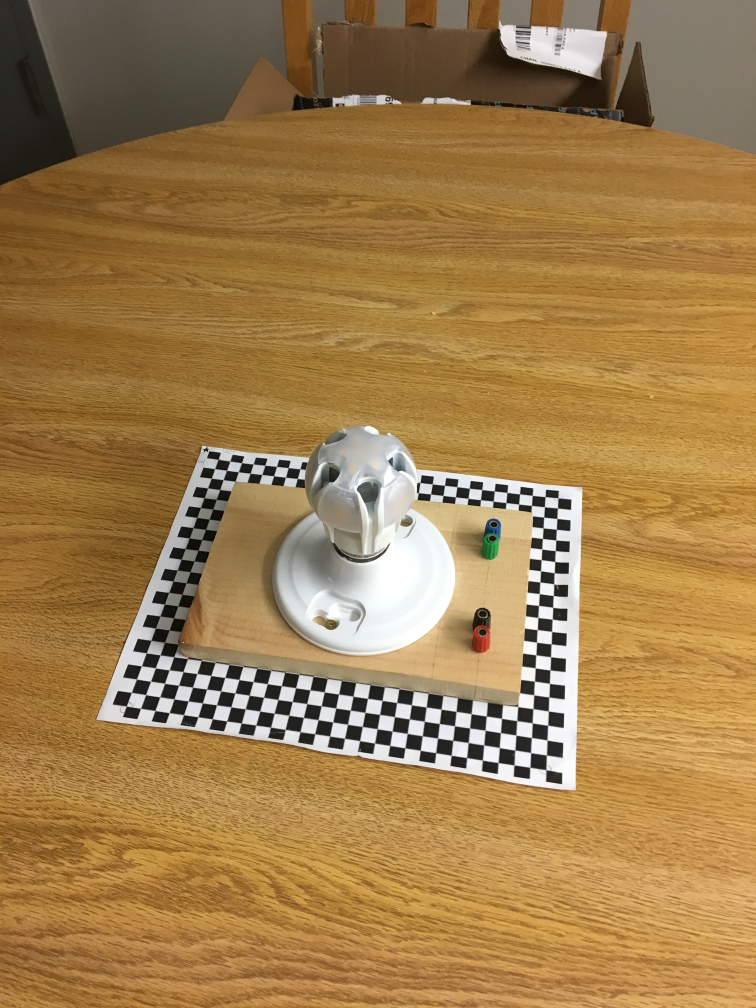
#> input picture images/object/IMG_0561.JPG, 3024 x 4032 px (shown at 1/4 size); its folder holds 4 pictures in this run
$ python ipt.py
#> lines starting #> are read from the running program, lines starting #| are printed output that depends on the picture
### util.py
"""
Contains shared utility functions

@func   : log   : Logs the given obejc to console if the VERBOSE flag is set
"""

VERBOSE = True

def log(thing):
    """
    Logs the given obejc to console if the VERBOSE flag is set

    @pre    : `thing` must be some stringifieable object
    @post   : if `thing` is stringifieable, it will be logged to console if the
    global VERBOSE is True

    @param  : thing   : object    : what to (try to) print to console
    @return : None
    """
    try:
        if globals().get("VERBOSE", False): print(thing)
    except Exception as e:
        print("Can't print it nuh nuh na nuh")

### ipt.py
#!/usr/bin/env python3
"""
Finds, detects, and matches interest points.
"""
import cv2

from util import log

sift = cv2.xfeatures2d.SIFT_create() # pylint: disable=no-member
bf = cv2.BFMatcher() # pylint: disable=no-member
# FLANN parameters
FLANN_INDEX_KDTREE = 0

index_params = dict(algorithm = FLANN_INDEX_KDTREE, trees = 5)
search_params = dict(checks=50)
flann = cv2.FlannBasedMatcher(index_params, search_params) # pylint: disable=no-member

############################ FINDING AND DETECTION ############################

def _find_ip_via_sift_(img_names):
    # pylint: disable=no-member
    """
    Finds the interest points (IP) of the given images.

    @pre  : `img_names` must be an iterable of all the image names

    @param  : img_names : iterable  : iterable of all the file names
    @return : kps       : list of keypoint coordinates (for each image)
    @return : ip_des    : list of ip descriptors for every image
    """
    kps = []
    ip_des = []
    for i, fname in enumerate(img_names):
        log("[{}] {}".format(i, fname))
        img = cv2.imread(fname)
#> img is the input picture: shape (4032, 3024, 3); mean B, G, R 76.1, 125.5, 159.7
        img = cv2.resize(img, None, fx=0.25, fy=0.25)
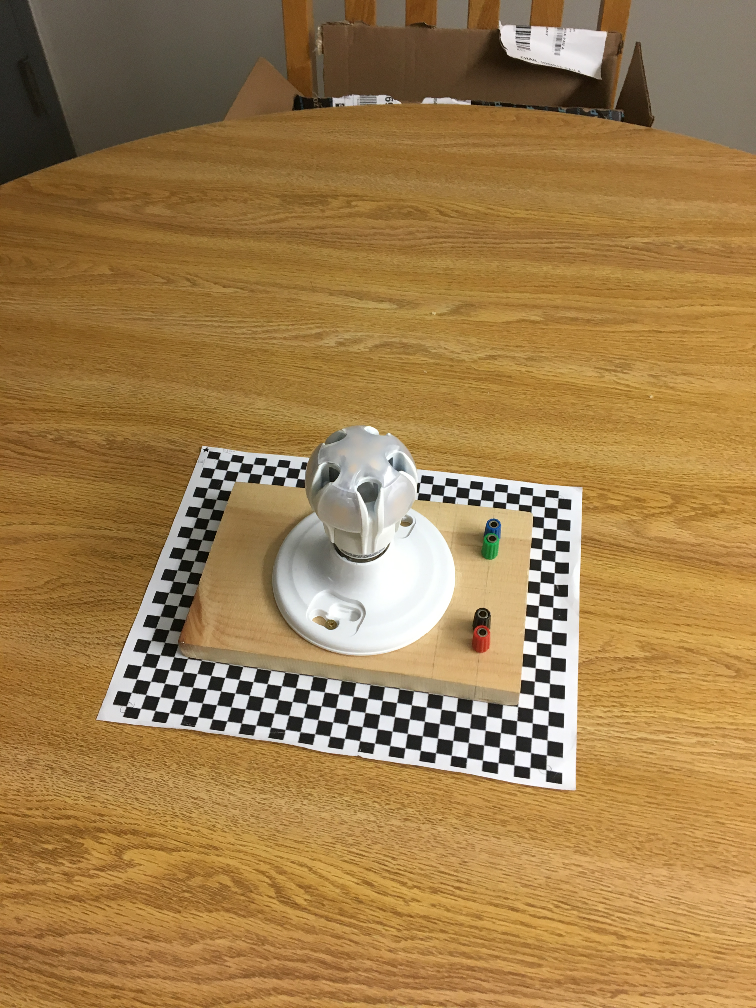
#> img: shape (1008, 756, 3); mean B, G, R 76.2, 125.6, 159.8
        img = cv2.cvtColor(img, cv2.COLOR_BGR2GRAY)
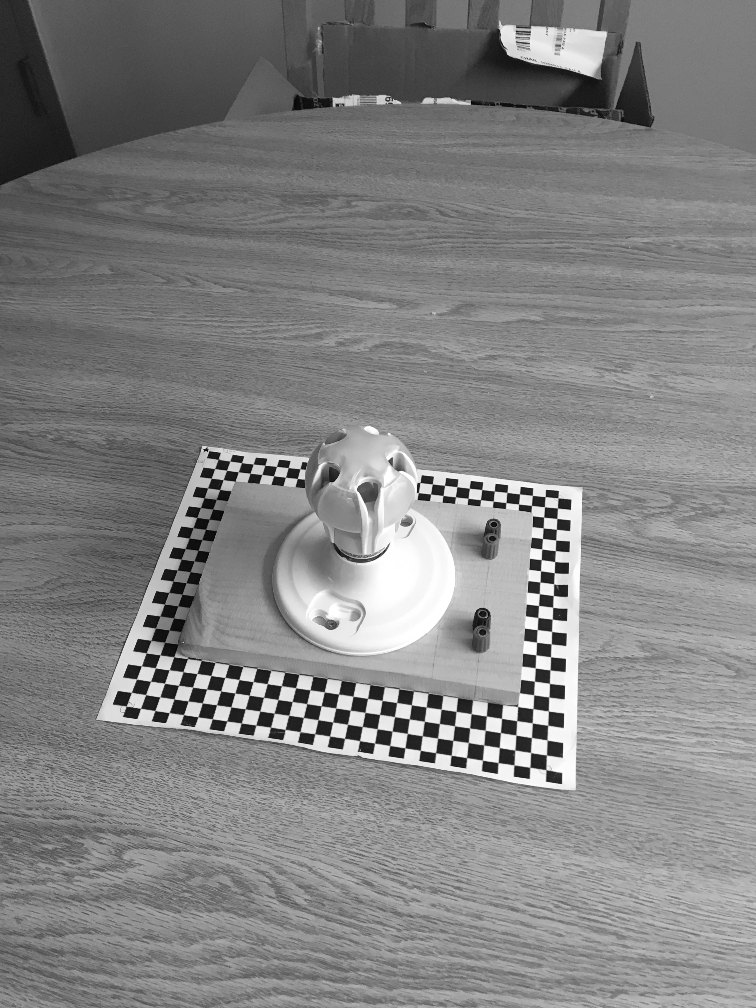
#> img: shape (1008, 756); min 4, max 255, mean 130.2

        img_kps, img_kp_des = sift.detectAndCompute(img, None)
#> img_kps = 3116 keypoints; strongest (x, y, size): (558, 691, 9.4), (559, 665, 9.1), (556, 749, 10), (557, 719, 9.7)
        kps.append(img_kps)
        ip_des.append(img_kp_des)
#> pass 2 of the loop in _find_ip_via_sift_, `for i, fname in enumerate(img_names):`:
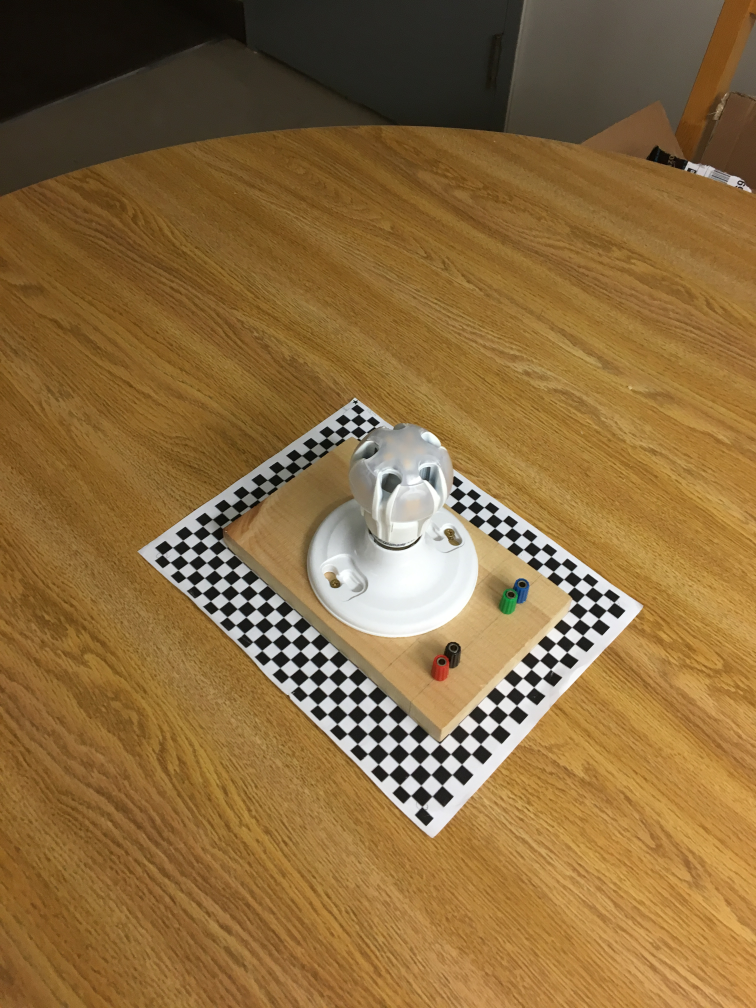
#> input picture images/object/IMG_0562.JPG, 3024 x 4032 px (shown at 1/4 size)
#> in _find_ip_via_sift_, img is the input picture: shape (4032, 3024, 3); mean B, G, R 61.7, 107.2, 138.9
#> in _find_ip_via_sift_, `img = cv2.resize(img, None, fx=0.25, fy=0.25)`:
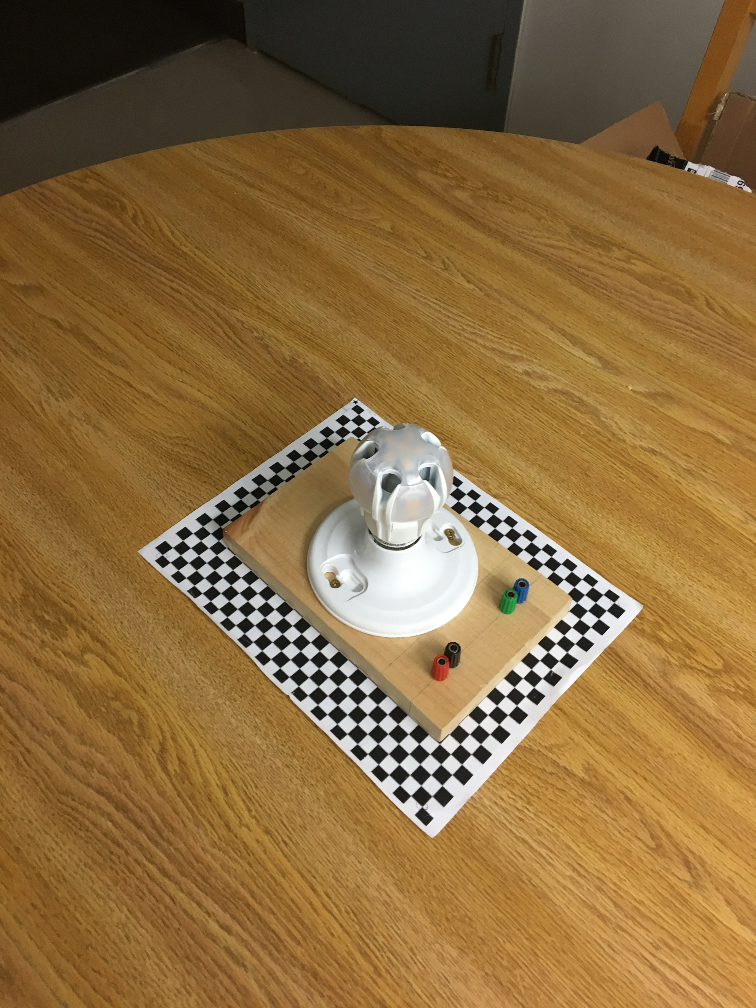
#> img: shape (1008, 756, 3); mean B, G, R 61.8, 107.3, 139
#> in _find_ip_via_sift_, `img = cv2.cvtColor(img, cv2.COLOR_BGR2GRAY)`:
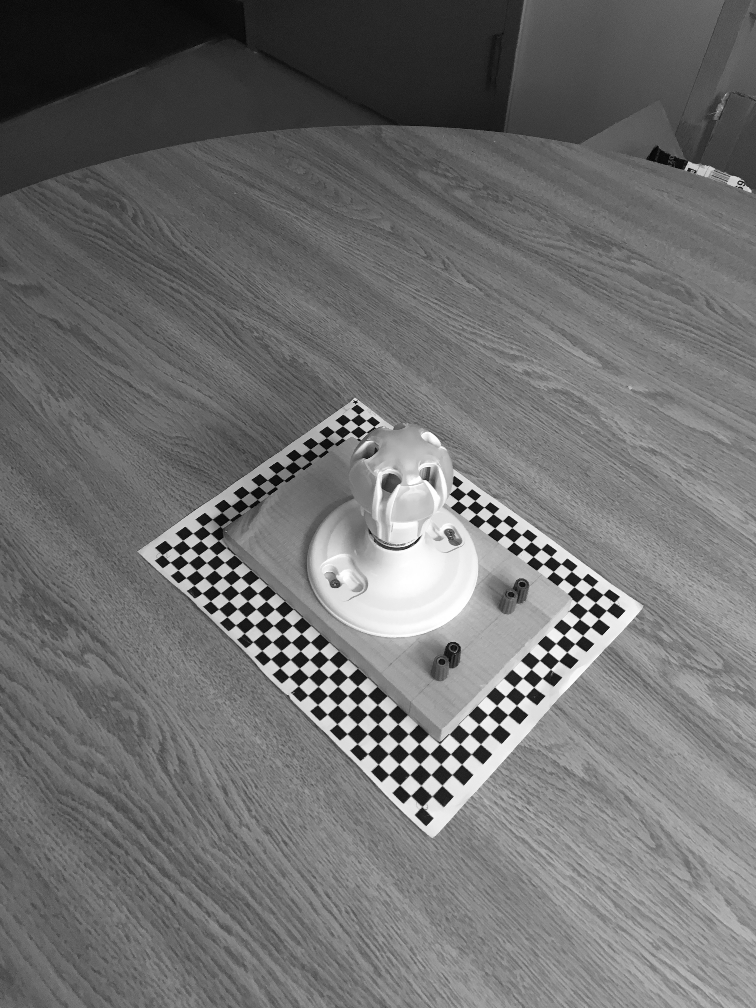
#> img: shape (1008, 756); min 2, max 255, mean 111.6
#> img_kps = 2192 keypoints; strongest (x, y, size): (617, 611, 8.1), (501, 735, 9.1), (482, 755, 9.4), (519, 715, 8.9)
#> pass 3 of the loop in _find_ip_via_sift_, `for i, fname in enumerate(img_names):`:
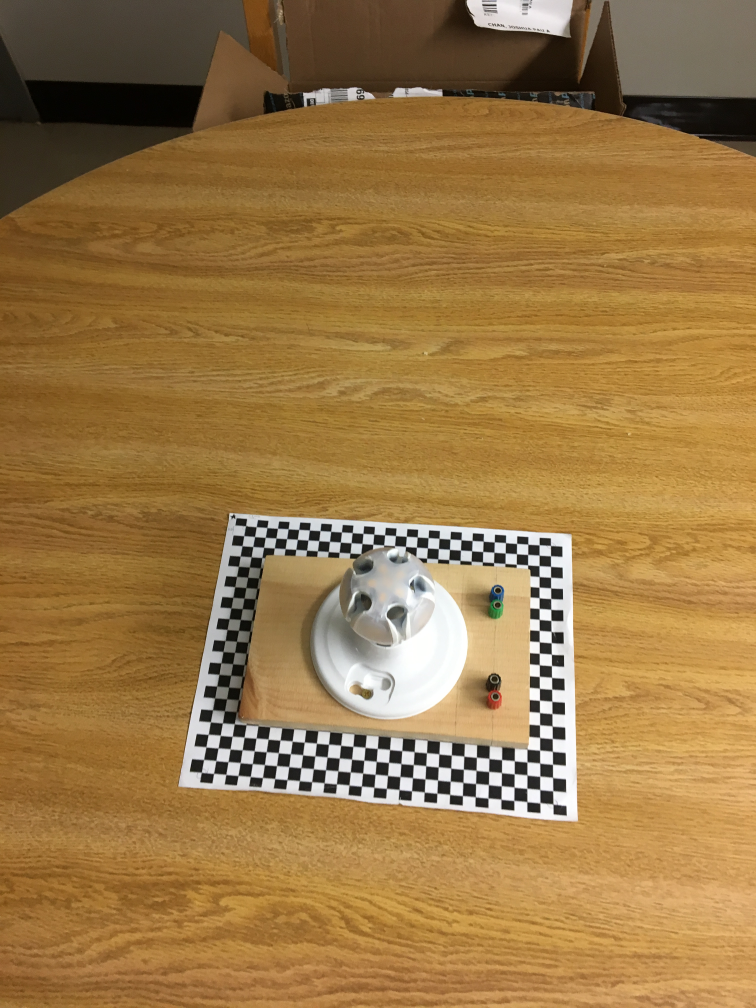
#> input picture images/object/IMG_0563.JPG, 3024 x 4032 px (shown at 1/4 size)
#> in _find_ip_via_sift_, img is the input picture: shape (4032, 3024, 3); mean B, G, R 69.8, 120, 154.9
#> in _find_ip_via_sift_, `img = cv2.resize(img, None, fx=0.25, fy=0.25)`:
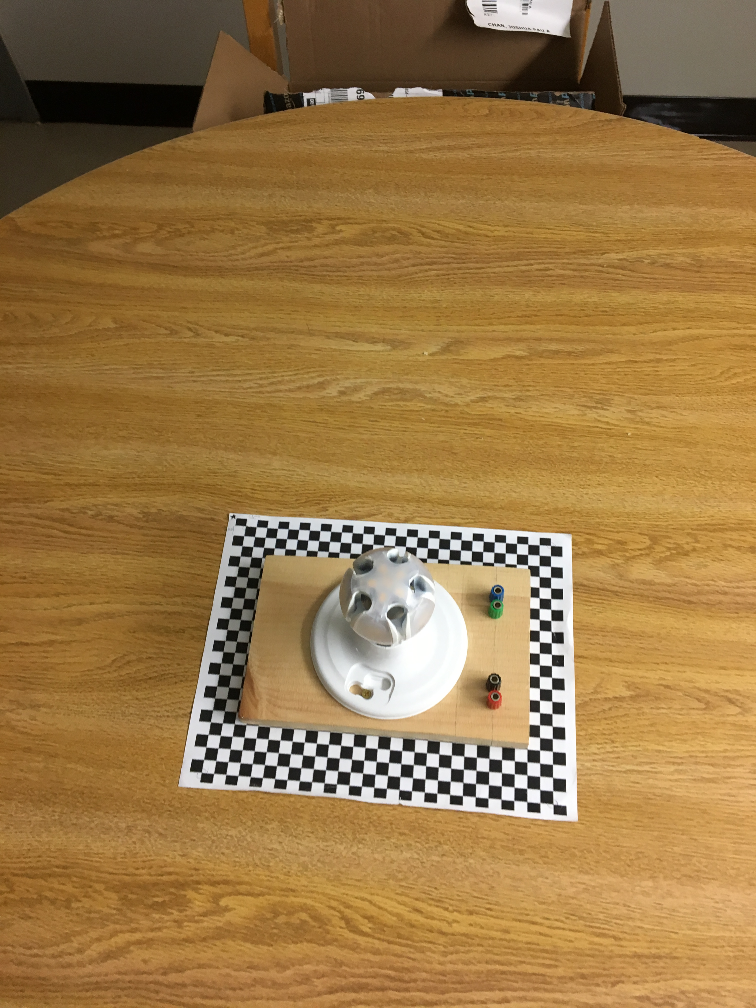
#> img: shape (1008, 756, 3); mean B, G, R 69.9, 120.1, 155
#> in _find_ip_via_sift_, `img = cv2.cvtColor(img, cv2.COLOR_BGR2GRAY)`:
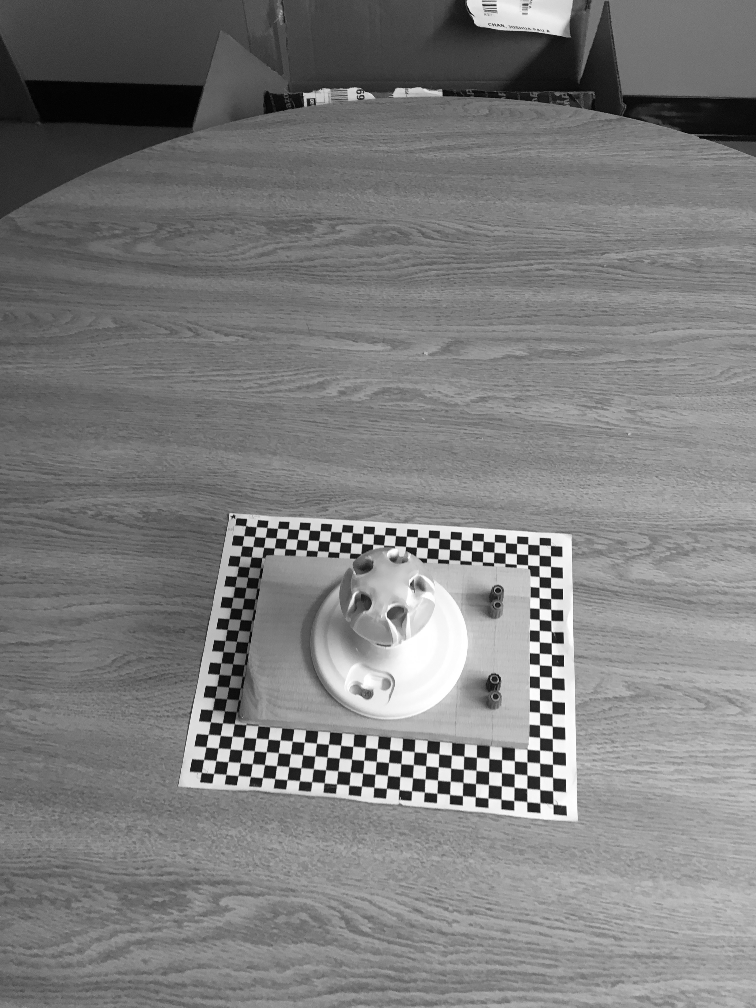
#> img: shape (1008, 756); min 1, max 255, mean 124.8
#> img_kps = 2203 keypoints; strongest (x, y, size): (559, 708, 8), (560, 785, 8.4), (560, 759, 8.3), (559, 684, 7.8)
#> the loop made 4 passes; the first 3 are shown

        # [5 lines of commented-out code are left out]
    return kps, ip_des

def find_ip(images, method=None):
    """
    Wrapper for finding the interest points in an image.
    """
    if method is None or method == "SIFT":
        return _find_ip_via_sift_(images)

def find_and_match_ip(images, method=None):
    """
    Uses
    """
    all_ip_kp, all_ip_des = find_ip(images, method)
    return all_ip_kp, all_ip_des, match_ip(all_ip_kp, all_ip_des)

################################### MATCHING ###################################

def _match_ip_via_BF(all_ip_kps, all_ip_des):
    """
    Matches IP (follows an IP through the frames) using a Brutge Force Matcher.

    @param  : all_ip_kps    : iterable  : list of lists of the locaitons of ips
    in each image
    @param  : all_ip_des    : iterable  : list of lists of the ip_descriptors
    in each image
    @return : list
    """
    good = []
    l_pts = []
    r_pts = []
    matches = bf.knnMatch(all_ip_des[0], all_ip_des[0], k=2)

    # Apply ratio test
    for m, n in matches:
        if m.distance < 0.75 * n.distance:
            good.append([m])
            r_pts.append(all_ip_kps[0][m.trainIdx].pt)
            l_pts.append(all_ip_kps[1][m.queryIdx].pt)

    return good, l_pts, r_pts

def _match_ip_via_FLANN_(all_ip_kps, all_ip_desc):
    """
    Matches IP (follows an IP through the frames) using a FLANN Matcher.

    @param  : all_ip_kps    : iterable  : list of lists of the locaitons of ips
    in each image
    @param  : all_ip_des    : iterable  : list of lists of the ip_descriptors
    in each image
    each image
    @return : list
    """
    good = []
    l_pts = []
    r_pts = []
    matches = flann.knnMatch(all_ip_desc[0], all_ip_desc[1], k=2)

    # ratio test as per Lowe's paper
    for _, (m,n) in enumerate(matches):
        if m.distance < 0.8*n.distance:
            good.append(m)
            r_pts.append(all_ip_kps[0][m.trainIdx].pt)
            l_pts.append(all_ip_kps[1][m.queryIdx].pt)

    # cv2.drawMatchesKnn expects list of lists as matches
    # img3 = cv2.drawMatchesKnn(
    #     im0,
    #     all_ip_kps[0],
    #     im1,
    #     all_ip_kps[1],
    #     matching_ip[:10],
    #     None,
    #     flags=2)

    return good, l_pts, r_pts

def match_ip(all_kps, all_descs, method='BF'):
    return _match_ip_via_BF(all_kps, all_descs) if method == 'BF' else _match_ip_via_FLANN_(all_kps, all_descs)

def main():
    # pylint: disable=no-member
    """
    Test ipt
    """
    import glob
    from matplotlib import pyplot as plt

    images = glob.glob("images/object/*.JPG")[:10]
    all_ip_kps, all_ip_des = find_ip(images)
    matching_ip = match_ip(all_ip_kps, all_ip_des)

if __name__ == '__main__':
#> (the run stopped early here; a loop or call above may not have finished)
